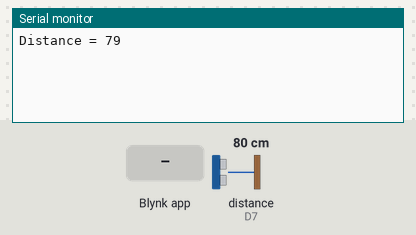
Simulated run of this sketch. Board: ESP8266 (NodeMCU). Parts: the last lines printed to the serial monitor. Wiring (inferred from the names in the program): ultrasonic range finder: trigger D8; echo D7. The inputs (shaded band) are chosen by the test bench; at power-on: distance to the obstacle (sensor on D7) 80 cm. The echo pulse lasts 58.3 µs per cm; WiFi joins after 1.5 s; servers stay silent unless stated.

Above: at 3.0 s.
3.1 s: Blynk app writes 1 to V1
5.3 s: distance to the obstacle (sensor on D7) set to 2 cm
At 6.6 s:
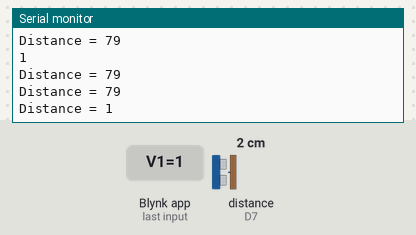
6.8 s: Blynk app writes 0 to V1
8.3 s: distance to the obstacle (sensor on D7) set to 4 cm
At 9.4 s:
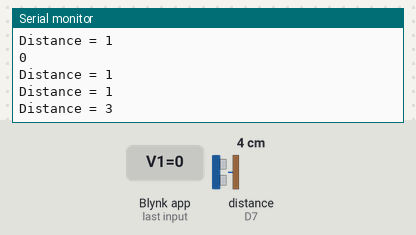
Timing chart, 0 to 10.8 s (numbered marks = the images above; inputs shaded):
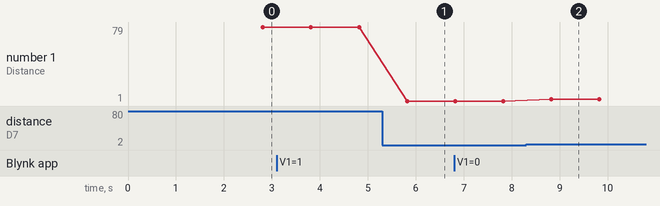

The sketch:

NodeMCU_blynk.ino
```cpp
#define BLYNK_TEMPLATE_ID "TMPLXVGwt8HI"
#define BLYNK_DEVICE_NAME "Quickstart Template"
#define BLYNK_PRINT Serial
#include <SoftwareSerial.h>
#include <BlynkSimpleEsp8266.h>
#include <ESP8266WiFi.h>
// ================= CONNECT TO WIFI ================
char auth[] = "G1MFAeMjtvbeqriWaG1bhTMJ9BUXfmqJ";

char ssid[] = "Mi A1 ilham";
char pass[] = "ilham123";
int a;

SoftwareSerial NodeMCU(D2, D1);

long duration;
int distance;
BlynkTimer timer;
#define  trig  D8
#define  echo  D7

void setup() {
  pinMode(trig, OUTPUT);  // Sets the trigPin as an Output
  pinMode(echo, INPUT);   // Sets the echoPin as an Inpu
  Serial.begin(9600);
  NodeMCU.begin(4800);
  Blynk.begin(auth, ssid, pass);
  pinMode(D2, INPUT);
  pinMode(D1, OUTPUT);
   timer.setInterval(1000L, sendSensor);
}

BLYNK_WRITE(V1)
{
  a = param.asInt();
  NodeMCU.print(a);
  NodeMCU.println("\n");
  Serial.println(a);
}

void loop() {
  Blynk.run();
   timer.run();
}

void sendSensor()
{
  digitalWrite(trig, LOW);   // Makes trigPin low
  delayMicroseconds(2);       // 2 micro second delay

  digitalWrite(trig, HIGH);  // tigPin high
  delayMicroseconds(10);      // trigPin high for 10 micro seconds
  digitalWrite(trig, LOW);   // trigPin low

  duration = pulseIn(echo, HIGH);   //Read echo pin, time in microseconds
  distance = duration * 0.034 / 2;   //Calculating actual/real distance

  Serial.print("Distance = ");        //Output distance on arduino serial monitor
  Serial.println(distance);

  if(distance > 20)
  {
    Blynk.notify("Post has been twitted");
    Blynk.virtualWrite(V0, "Pakan Mau Habis");
  }else{
     Blynk.virtualWrite(V0, "Pakan Tersedia");
    }


  delay(1000);                        //Pause for 3 seconds and start measuring distance again
}
```

Measured:
- after the input at 5.3 s, the serial monitor: prints a new line after 0.52 s (image 1)
- after the input at 8.3 s, the serial monitor: prints a new line after 0.53 s (image 2)
- plotted number 1: 1 → 3 after the input at 8.3 s
